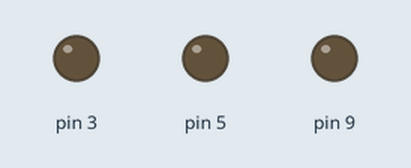
Recording of a sketch running on a simulated Arduino Uno, built with avr-gcc and run on an emulated ATmega328P. Parts: output pins drawn as LEDs (lit = HIGH).

Above: at 0.05 s.
At 0.45 s:
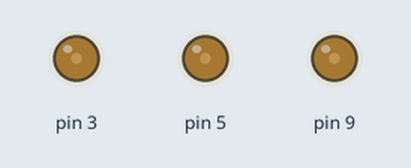
At 0.7 s:
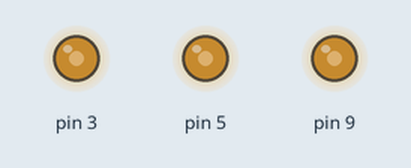
At 1.0 s:
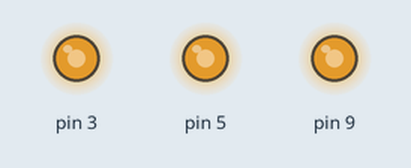
At 1.4 s:
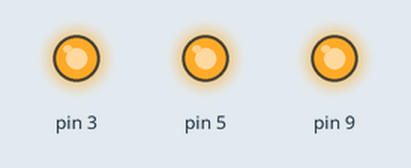
Timing chart, 0 to 3.2 s (numbered marks = the images above):
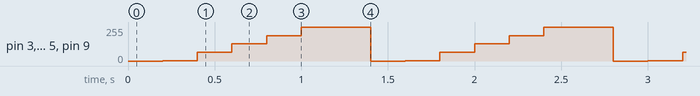

The sketch:

pwm-niveles.ino
```cpp
// Mide el PWM: cada 200 ms cambia el valor en D9, D5 y D3 (0, 1, 64, 128, 191, 254, 255).
const int V[] = {0, 1, 64, 128, 191, 254, 255};
void setup() { }
void loop() { for (int i = 0; i < 7; i++) { analogWrite(9, V[i]); analogWrite(5, V[i]); analogWrite(3, V[i]); delay(200); } }
```

Measured:
- by itself, pin 3, pin 5, pin 9: repeats every 1.4 s: 64/255 0.20 s, 128/255 0.20 s, 191/255 0.20 s, 254/255 0.20 s, 255/255 0.20 s, 0/255 0.20 s, 1/255 0.20 s
